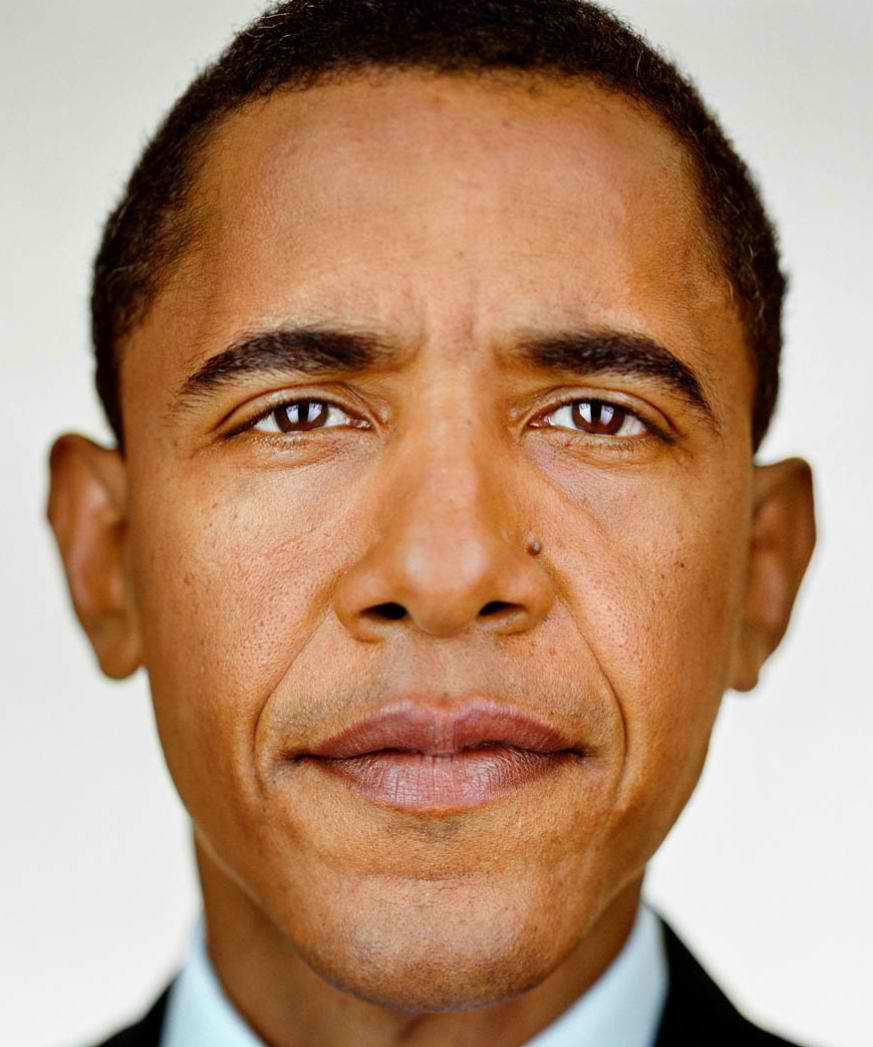
#> input picture Lab3.1/01.jpg, 873 x 1047 px; its folder holds only this picture in this run
$ jupyter execute --allow-errors Lab3.1.ipynb   (shell and % lines are left out)   (Python 2 division)   (older library calls are emulated)
#> lines starting #> are read from the running program, lines starting #| are printed output that depends on the picture
[cell 1]
# TEST SCIPY FUNCTIONALITIES

# http://stackoverflow.com/questions/1819124/image-comparison-algorithm
import scipy as sp
from scipy.misc import imread
from scipy.signal.signaltools import correlate2d as c2d

def get(i):
    # get JPG image as Scipy array, RGB (3 layer)
    data = imread('Lab3.1/%s.jpg' % i)
    # convert to grey-scale using W3C luminance calc
    data = sp.inner(data, [299, 587, 114]) / 1000.0
    print ('image %s loaded' % i)
    # normalize per http://en.wikipedia.org/wiki/Cross-correlation
    return (data - data.mean()) / data.std()

#im1 = get('01')
#im2 = get('02')
#im3 = get('03')
# ...
#> (the rest of this cell did not finish here and is left out)

[cell 2]
# CHECK OPENCV FUNCTIONALITY
import cv2
from matplotlib import pyplot as plt
import numpy as np
import time as t

print ("OpenCV Version : %s " % cv2.__version__)

[cell 3]
# TEST OPENCV FUNCITONS

# http://www.pyimagesearch.com/2014/03/03/charizard-explains-describe-quantify-image-using-feature-vectors/
# http://www.pyimagesearch.com/2014/01/22/clever-girl-a-guide-to-utilizing-color-histograms-for-computer-vision-and-image-search-engines/

import cv2
import numpy as np
from matplotlib import pyplot as plt
#import argparse

def readImg(n):
    print ('reading image {}'.format(n))
    return cv2.imread('Lab3.1/%s.jpg' % n)

def showImg(i):
    cv2.imshow("image {}".format(i), i)

def getShape(i):
    return i.shape

def getRawPixelFeatureVectors(i):
    return i.flatten()

# B G R (reverse order of RGB)
def getMean(i):
    return cv2.mean(i)[:3]

def getMeanStdDev(i):
    return cv2.meanStdDev(i)

def getMeanStdDevFV(i):
    return np.concatenate([cv2.meanStdDev(i)]).flatten()

def getHist(i):
    #cv2.calcHist(images, channels, mask, histSize, ranges)
    return cv2.calcHist([i], [0, 1, 2], None, [8, 8, 8], [0, 256, 0, 256, 0, 256])

def getHistShape(i):
    return getHist(i).shape

def getHistFlattenedShape(i):
    return getHist(i).flatten().shape

def getGrayscale(i):
    return cv2.cvtColor(i, cv2.COLOR_BGR2GRAY)

def getGrayscaleHist(i):
    return cv2.calcHist([getGrayscale(i)], [0], None, [256], [0, 256])

# [69 lines left out: functions plotGrayscaleHist, plotFlattenedColorHist, plot2dColorHist, get3dColorHist, not called in this run]


image11 = readImg('11')
image12 = readImg('12')
#> further down, image is the input picture: shape (1047, 873, 3); mean B, G, R 116.5, 142.9, 179.4
#> `img_top_left = image[0:height/3, 0:width/3]`:
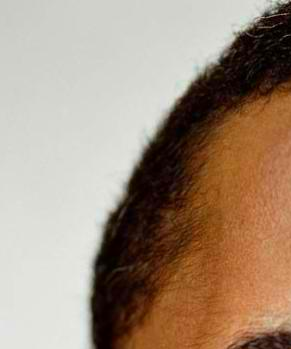
#> img_top_left: shape (349, 291, 3); mean B, G, R 123.9, 142.3, 163.2
#> `img_top_middle = image[0:height/3, width/3:width-width/3]`:
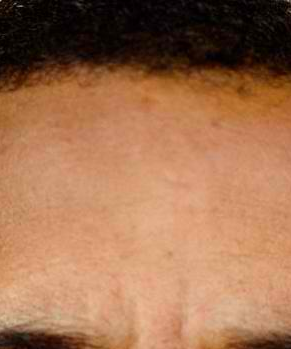
#> img_top_middle: shape (349, 291, 3); mean B, G, R 80.7, 113.2, 161.7
#> `img_top_right = image[0:height/3, width-width/3:width]`:
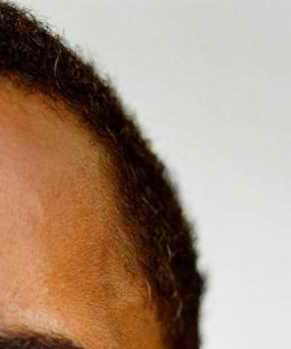
#> img_top_right: shape (349, 291, 3); mean B, G, R 125.9, 144.4, 168.3
#> `img_middle_left = image[height/3:height-height/3, 0:width/3]`:
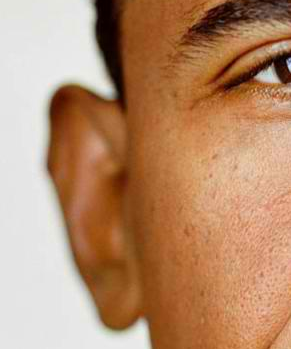
#> img_middle_left: shape (349, 291, 3); mean B, G, R 108.4, 140.6, 183.5
#> `img_center = image[height/3:height-height/3, width/3:width-width/3]`:
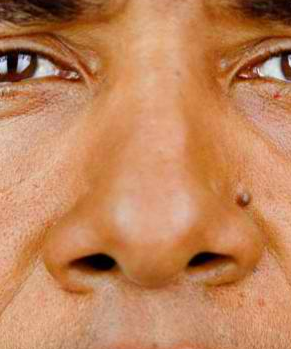
#> img_center: shape (349, 291, 3); mean B, G, R 89.9, 132, 193.1
#> `img_middle_right = image[height/3:height-height/3, width-width/3:width]`:
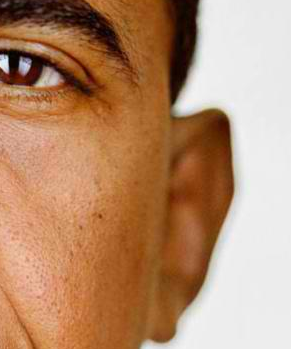
#> img_middle_right: shape (349, 291, 3); mean B, G, R 109.3, 140.6, 182.6
#> `img_bottom_left = image[height-height/3:height, 0:width/3]`:
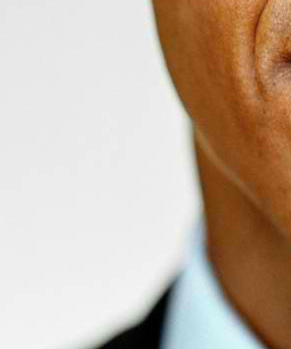
#> img_bottom_left: shape (349, 291, 3); mean B, G, R 164.5, 179.9, 197.2
#> `img_bottom_middle = image[height-height/3:height, width/3:width-width/3]`:
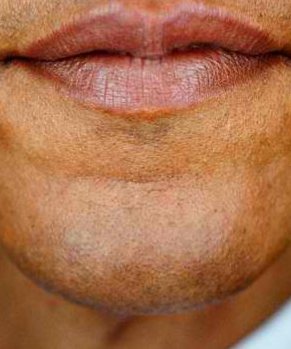
#> img_bottom_middle: shape (349, 291, 3); mean B, G, R 75.6, 110.6, 169.4
#> `img_bottom_right = image[height-height/3:height, width-width/3:width]`:
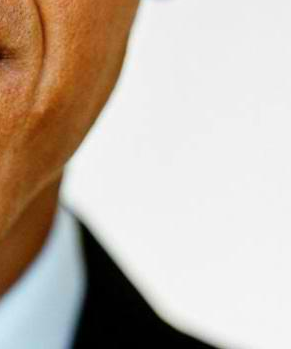
#> img_bottom_right: shape (349, 291, 3); mean B, G, R 170.4, 182.3, 195.2

## DISPLAY IMAGES
#showImg(image12)
#showImg(getGrayscale(image12))

#> (the rest of this cell did not finish here and is left out)

[cell 4]
# IMAGE COMPARISON

# http://www.pyimagesearch.com/2014/01/27/hobbits-and-histograms-a-how-to-guide-to-building-your-first-image-search-engine-in-python/


# import the necessary packages
import numpy as np
import cv2
import os
from matplotlib import pyplot as plt

class RGBHistogram:
    def __init__(self, bins):
        # store the number of bins the histogram will use
        self.bins = bins

    def describe(self, image):
        # compute a 3D histogram in the RGB colorspace,
        # then normalize the histogram so that images
        # with the same content, but either scaled larger
        # or smaller will have (roughly) the same histogram

        # cv2.calcHist(images, channels, mask, histSize, ranges[, hist[, accumulate]])
        hist = cv2.calcHist([image], [0, 1, 2], None, self.bins, [0, 256, 0, 256, 0, 256])
        hist = cv2.normalize(hist)
        #print ('hist: {}'.format(hist))
        #print ('flattened hist: {}'.format(hist.flatten()))
        # return out 3D histogram as a flattened array
        return hist.flatten()

    # [5 lines left out: function describeGreyScale, not called in this run]

class HSVHistogram:
    def __init__(self, bins):
        # store the number of bins the histogram will use
        self.bins = bins
    def convert(self, image):
        return cv2.cvtColor(image, cv2.COLOR_BGR2HSV)

    # [33 lines left out: functions describe, describeHue, describeSaturation, describeBrightness, not called in this run]


class Comparator:
    def __init__(self, index):
        # store our index of images
        self.index = index
    # [38 lines left out: functions compare, chi2_distance, not called in this run]


# number of dimenstions for the feature vector (exclusive maximum!)
dimensions = 32
# 0: RGB HISTROGRAM
# 1: HSV HISTOGRAM
# 2: HUE
# 3: SATUATION
# 4: BRIGHTNESS
# 5: HUE AROUND CENTRAL POINT
# 6: SATURATION AROUND CENTRAL POINT
# 7: BRIGHTNESS AROUND CENTRAL POINT
# 8-10: HUE, SATURATION, BRIGHTNESS AROUND TOP LEFT AREA
# 11-13: HUE, SATURATION, BRIGHTNESS AROUND TOP MIDDLE AREA
# 14-16: HUE, SATURATION, BRIGHTNESS AROUND TOP RIGHT AREA
# 17-19: HUE, SATURATION, BRIGHTNESS AROUND MIDDLE LEFT AREA
# 20-22: HUE, SATURATION, BRIGHTNESS AROUND MIDDLE RIGHT AREA
# 23-25: HUE, SATURATION, BRIGHTNESS AROUND BOTTOM LEFT AREA
# 26-28: HUE, SATURATION, BRIGHTNESS AROUND BOTTOM MIDDLE AREA
# 29-31: HUE, SATURATION, BRIGHTNESS AROUND BOTTOM RIGHT AREA


# index dictionary to store temporary results for each dimension with image name as key and features as values
index = {}
# index array to store all index dictionaries
indexArray = []

# RESULT MATRIX ARRAY
resultMatrixArray = []

## FINAL RESULT MATRIX
resultMatrix = np.zeros((12, 12))

## FINAL RESULT RANK MATRIX
resultRankMatrix = np.zeros((12, 12))

#> (the rest of this cell did not finish here and is left out)

$ run again, on Lab3.1/08.jpg
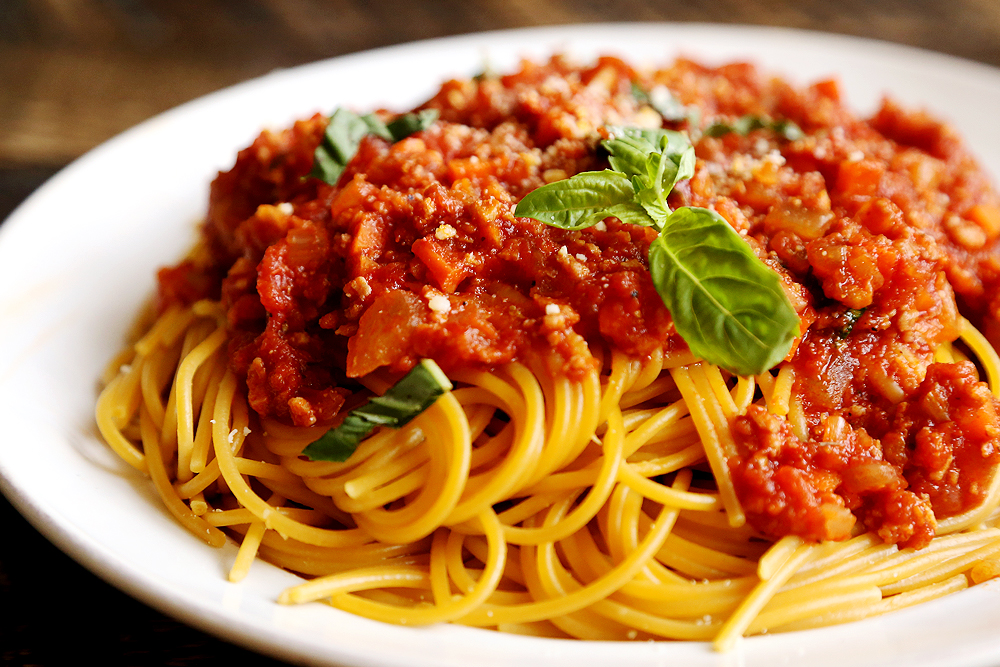
#> input picture Lab3.1/08.jpg, 1000 x 667 px
#> image is the input picture: shape (667, 1000, 3); mean B, G, R 73.2, 121.4, 181.3
#> `img_bottom_middle = image[height-height/3:height, width/3:width-width/3]`:
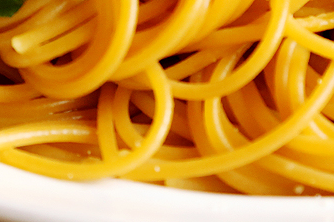
#> img_bottom_middle: shape (222, 334, 3); mean B, G, R 52.3, 149.6, 213.4
#> `img_bottom_right = image[height-height/3:height, width-width/3:width]`:
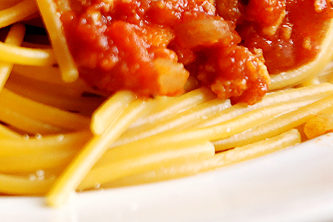
#> img_bottom_right: shape (222, 333, 3); mean B, G, R 88.1, 147.4, 220.1
